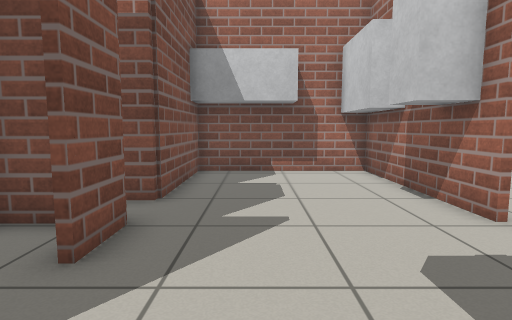
[1] (above)

12 first-person views from a walk through a world built for the Gazebo simulator. The camera is 0.82 m above the floor, tilts 6° down and sees 80° across. The floor is counted in squares, 0.5 m on a side. Each view is taken from the middle of a square. On the plan, view 1 faces up. The plan holds only what a view shows up to about 15 squares ahead; the rest is blank.

[2]
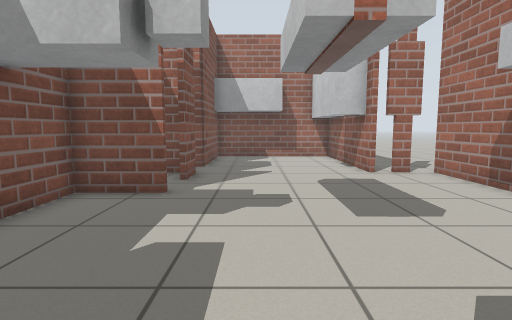

[3]
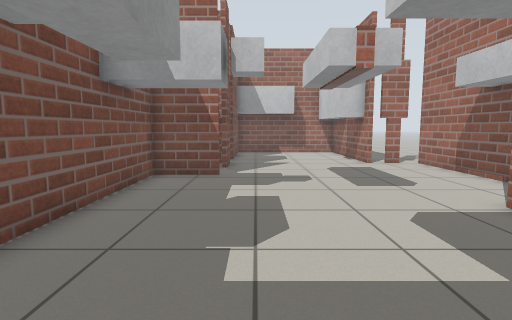

[4]
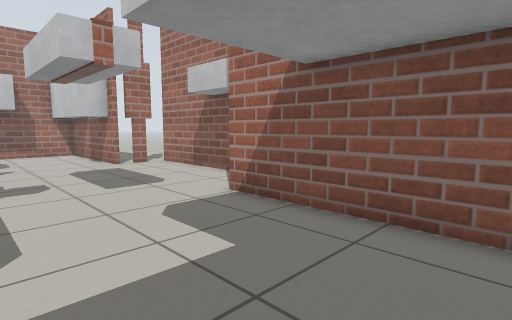

[5]
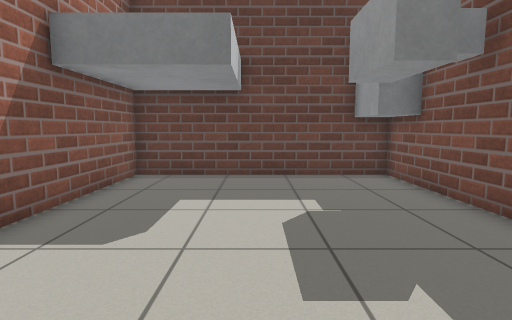

[6]
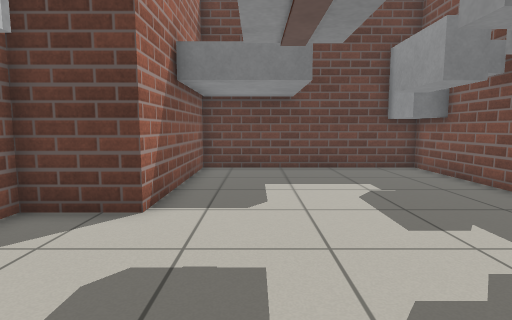

[7]
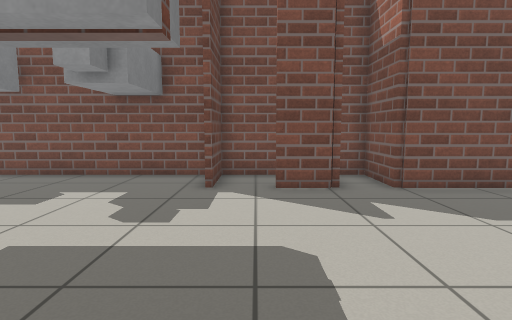

[8]
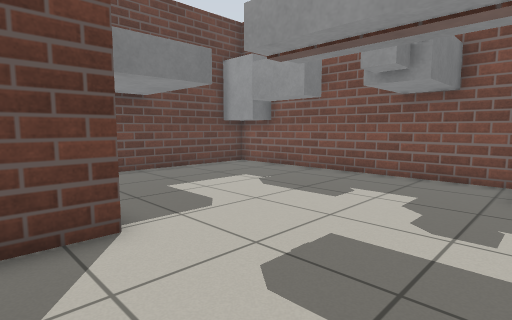

[9]
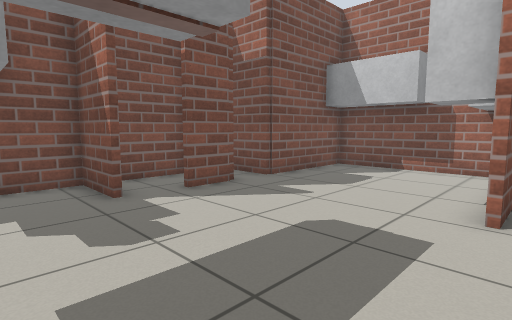

[10]
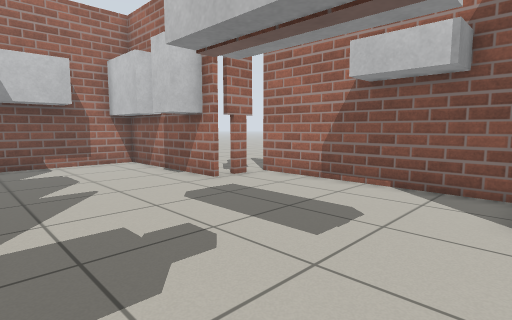

[11]
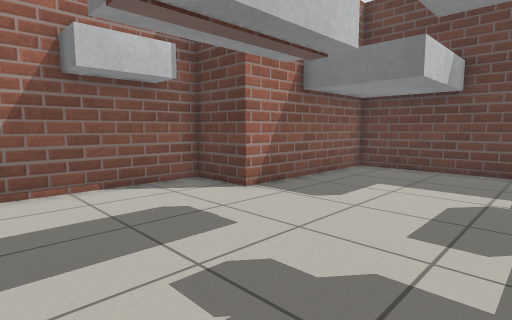

[12]
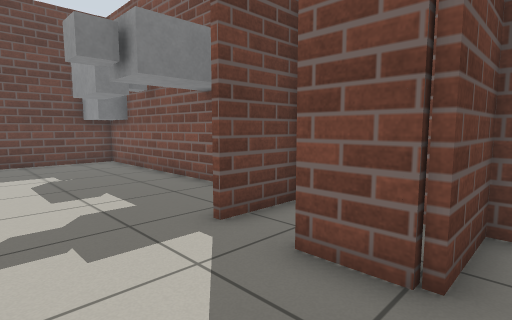

### Floor plan
Key: @ floor where view 1 was taken; # wall or solid block; . floor; B grey box; T thing the floor can be seen under or through.
Columns run from 5 left of view 1 to 7 right of it. Each row starts with its distance up from view 1.
 12    #######
 11    #..B..#
 10    #.....#
  9    #.....#
  8    #.....#
  7 ####....B#
  6 #.......BB
  5 ####.....####
  4 #..#........#
  3 #...........#
  2 ###.........#
  1 #.....T....B#
  0 #....@T.....#
 -1 #..B..T....B#
 -2 #.....T.....#
 -3 #........####
 -4 #.B......#
 -5 #........#
 -6 #.B......#
 -7 #........#
 -8 #B.......#
 -9 #B....####
-10 ########

Positions as (right, up) in squares from view 1, and headings:
1: (0, 0), facing up
2: (0, -6), facing up
3: (-1, -9), facing up
4: (-1, -9), facing up-right
5: (0, 1), facing down
6: (2, 3), facing down
7: (6, 3), facing left
8: (6, 2), facing down-left
9: (5, -1), facing up-left
10: (-2, -3), facing up-right
11: (-2, 3), facing down-right
12: (1, 6), facing down-left
